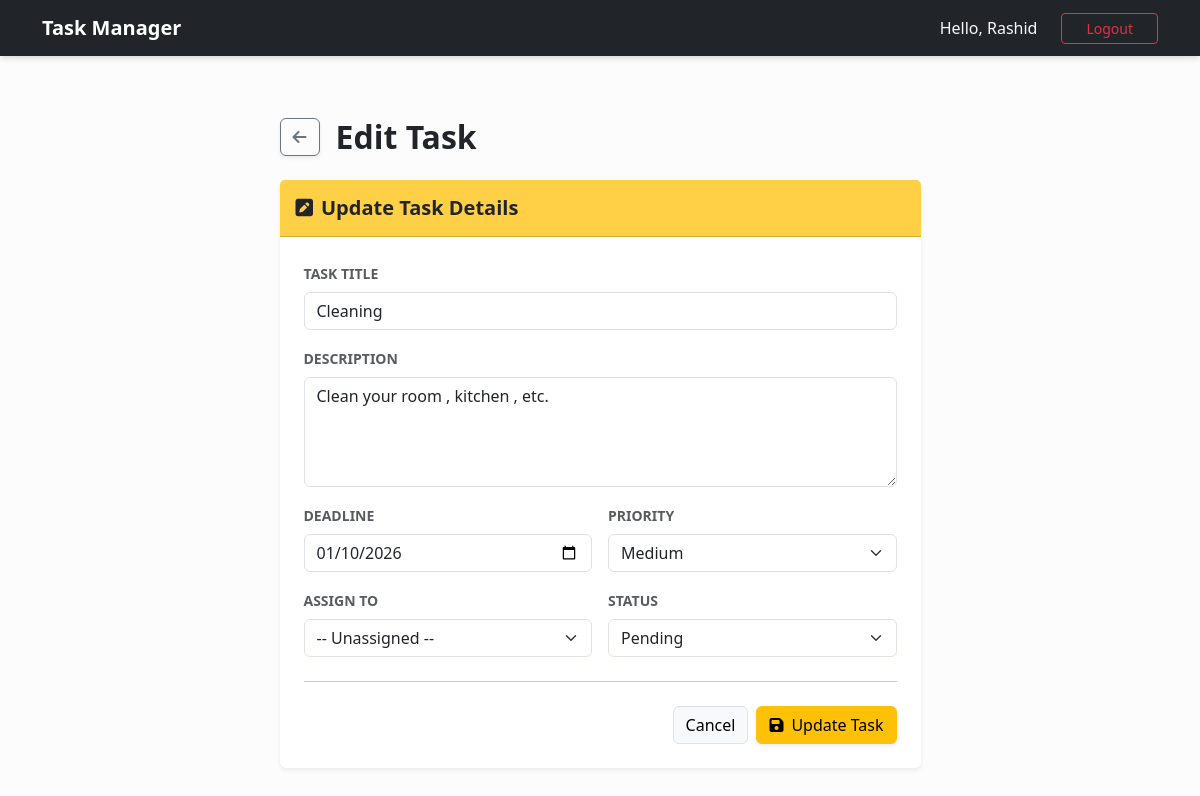
The page /tasks/37/edit/ (signed in) on the database its author committed.
### users/models.py (models this page shows, shortened)
class CustomUser(AbstractUser):
    username = None
    email = models.EmailField(_("email address"), unique=True)
    ROLE_ADMIN = "admin"
    ROLE_MANAGER = "manager"
    ROLE_MEMBER = "member"
    ROLE_CHOICES = [
        (ROLE_ADMIN, "Admin"),
        (ROLE_MANAGER, "Manager"),
        (ROLE_MEMBER, "Member"),
    ]
    role = models.CharField(max_length=20, choices=ROLE_CHOICES, default=ROLE_MEMBER)
    department = models.CharField(max_length=100, blank=True)
    USERNAME_FIELD = "email"
    REQUIRED_FIELDS = [] # Email & Password are required by default
    objects = CustomUserManager()
    class Meta:
        verbose_name = "user"
        verbose_name_plural = "users"
        ordering = ("email",)
    @property
    def is_admin(self):
        return self.role == self.ROLE_ADMIN or self.is_superuser
    @property
    def is_manager(self):
        return self.role == self.ROLE_MANAGER

### tasks/models.py (models this page shows, shortened)
class Task(models.Model):
    PRIORITY_LOW = "low"
    PRIORITY_MEDIUM = "medium"
    PRIORITY_HIGH = "high"
    PRIORITY_CHOICES = [
        (PRIORITY_LOW, "Low"),
        (PRIORITY_MEDIUM, "Medium"),
        (PRIORITY_HIGH, "High"),
    ]
    STATUS_PENDING = "pending"
    STATUS_IN_PROGRESS = "in_progress"
    STATUS_COMPLETED = "completed"
    STATUS_CHOICES = [
        (STATUS_PENDING, "Pending"),
        (STATUS_IN_PROGRESS, "In Progress"),
        (STATUS_COMPLETED, "Completed"),
    ]
    title = models.CharField(max_length=255)
    description = models.TextField(blank=True)
    creator = models.ForeignKey(
        settings.AUTH_USER_MODEL,
        related_name="created_tasks",
        on_delete=models.CASCADE,
        help_text="User who created the task",
    )
    assignee = models.ForeignKey(
        settings.AUTH_USER_MODEL,
        related_name="assigned_tasks",
        on_delete=models.SET_NULL,
        null=True,
        blank=True,
        help_text="User assigned to the task",
    )
    priority = models.CharField(max_length=10, choices=PRIORITY_CHOICES, default=PRIORITY_MEDIUM)
    status = models.CharField(max_length=20, choices=STATUS_CHOICES, default=STATUS_PENDING)
    deadline = models.DateTimeField(null=True, blank=True)
    created_at = models.DateTimeField(auto_now_add=True)
    updated_at = models.DateTimeField(auto_now=True)
    completed_at = models.DateTimeField(null=True, blank=True)
    class Meta:
        ordering = ("-priority", "deadline", "-created_at")

### tasks/views.py (the view, shortened to what this page needs)
# urls.py: path("<int:pk>/edit/", views.edit_task, name="edit_task"),
@login_required
def edit_task(request, pk):
    task = get_object_or_404(Task, pk=pk)
    if not (request.user.is_admin or request.user.is_manager or task.creator == request.user or task.assignee == request.user):
        messages.error(request, "You don't have permission to edit this task.")
        return redirect("dashboard")
    department_users = CustomUser.objects.filter(
        department=request.user.department
    ).exclude(
        id=request.user.id
    ).order_by("first_name", "email")
    ctx = {"task": task, "users": department_users}
    return render(request, "edit_task.html", ctx)

### users/templates/edit_task.html (shortened to what this page needs)
{% extends 'base.html' %}
{% block content %}
<div class="container py-5">
    <div class="row justify-content-center">
        <div class="col-md-8 col-lg-7">
            <div class="d-flex align-items-center mb-4">
                <a href="{% url 'manager_dashboard' %}" class="btn btn-outline-secondary me-3 shadow-sm">
                    <i class="fas fa-arrow-left"></i>
                </a>
                <h2 class="fw-bold mb-0">Edit Task</h2>
            </div>
            <div class="card shadow-sm border-0">
                <div class="card-header bg-warning bg-opacity-75 text-dark py-3">
                    <h5 class="mb-0 fw-bold"><i class="fas fa-pen-square me-2"></i>Update Task Details</h5>
                </div>
                <div class="card-body p-4">
                    <form method="POST" action="{% url 'edit_task' task.pk %}">
                        <div class="mb-3">
                            <label for="id_title" class="form-label fw-bold small text-muted text-uppercase">Task Title</label>
                            <input type="text" name="title" value="{{ task.title }}" class="form-control" id="id_title" required>
                        </div>
                        <div class="mb-3">
                            <label for="id_description" class="form-label fw-bold small text-muted text-uppercase">Description</label>
                            <textarea name="description" class="form-control" id="id_description" rows="4">{{ task.description }}</textarea>
                        </div>
                        <div class="row g-3 mb-3">
                            <div class="col-md-6">
                                <label for="id_deadline" class="form-label fw-bold small text-muted text-uppercase">Deadline</label>
                                <input type="date" name="deadline" value="{{ task.deadline|date:'Y-m-d' }}" class="form-control" id="id_deadline">
                            </div>
                            <div class="col-md-6">
                                <label for="id_priority" class="form-label fw-bold small text-muted text-uppercase">Priority</label>
                                <select name="priority" class="form-select" id="id_priority">
                                    <option value="medium" {% if task.priority == 'medium' %}selected{% endif %}>Medium</option>
                                </select>
                            </div>
                        </div>
                        <div class="row g-3 mb-4">
                            <div class="col-md-6">
                                <label for="id_assignee" class="form-label fw-bold small text-muted text-uppercase">Assign To</label>
                                <select name="assignee" class="form-select" id="id_assignee">
                                    <option value="">-- Unassigned --</option>
                                </select>
                            </div>
                            <div class="col-md-6">
                                <label for="id_status" class="form-label fw-bold small text-muted text-uppercase">Status</label>
                                <select name="status" class="form-select" id="id_status">
                                    <option value="pending" {% if task.status == 'pending' %}selected{% endif %}>Pending</option>
                                </select>
                            </div>
                        </div>
                        <hr class="my-4">
                        <div class="d-flex justify-content-end gap-2">
                            <a href="{% url 'manager_dashboard' %}" class="btn btn-light border">Cancel</a>
                            <button type="submit" class="btn btn-warning shadow-sm">
                                <i class="fas fa-save me-2"></i>Update Task
                            </button>
                        </div>
                    </form>
                </div>
            </div>
        </div>
    </div>
</div>
{% endblock %}

### users/templates/base.html (shortened to what this page needs)
<!DOCTYPE html>
<html lang="en">
<head>
    <link href="https://cdn.jsdelivr.net/npm/bootstrap@5.3.0/dist/css/bootstrap.min.css" rel="stylesheet">
    <link rel="stylesheet" href="https://cdnjs.cloudflare.com/ajax/libs/font-awesome/6.4.0/css/all.min.css">
</head>
<body>
    <nav class="navbar navbar-expand-md navbar-dark bg-dark fixed-top navbar-custom px-3">
        <div class="container">
            <a class="navbar-brand fw-bold d-flex align-items-center" href="{% url 'home' %}">
                Task Manager
            </a>
            <div class="collapse navbar-collapse justify-content-end" id="navbarNav">
                <ul class="navbar-nav align-items-center gap-2">
                    {% if user.is_authenticated %}
                        <li class="nav-item">
                            <span class="text-light me-3">Hello, {{ user.first_name|default:user.email }}</span>
                        </li>
                        <li class="nav-item">
                            <form action="{% url 'logout' %}" method="POST" class="d-inline">
                                 <button type="submit" class="btn btn-outline-danger btn-sm px-4">Logout</button>
                            </form>
                        </li>
                    {% endif %}
                </ul>
            </div>
        </div>
    </nav>
    <main>
        {% block content %}
        {% endblock %}
    </main>
</body>
</html>

### rows shown on the page
CustomUser: first_name "Rashid"
Task: title "Cleaning", description "Clean your room , kitchen , etc.", deadline "01/10/2026", priority "Medium", status "Pending"
